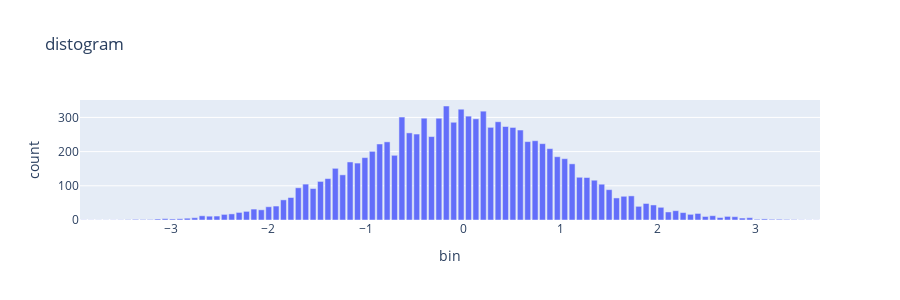

Notebook source saved alongside this figure:
### Code cell
def read_distogram(engine):
    Session = sessionmaker(bind=engine)
    session = Session()

    instance = session.query(LabelledDistogram).first() 
    return jsonpickle.decode(instance.distogram_string)

def main(engine):
    h = read_distogram(engine)
    # h = make_distogram(make_distribution())
    print(f"min/mean/max {h.min}/{distogram.mean(h)}/{h.max}")
    # plotly and dash
    hist = distogram.histogram(h)
    df_hist = pd.DataFrame(np.array(hist), columns=["bin", "count"])
    fig = px.bar(df_hist, x="bin", y="count", title="distogram")    
    # # plotly
    fig.update_layout(height=300)
    fig.show()

main(engine)

### Figure 1 — Plotly figure (JSON) as saved in the notebook; plotly's stock layout.template omitted (floating-point values rounded to 4 significant figures)
{"data": [{"alignmentgroup": "True", "hovertemplate": "bin=%{x}<br>count=%{y}<extra></extra>", "legendgroup": "", "marker": {"color": "#636efa", "pattern": {"shape": ""}}, "name": "", "offsetgroup": "", "orientation": "v", "showlegend": false, "textposition": "auto", "type": "bar", "x": [-3.895, -3.819, -3.743, -3.667, -3.591, -3.515, -3.439, -3.363, -3.287, -3.211, -3.136, -3.06, -2.984, -2.908, -2.832, -2.756, -2.68, -2.604, -2.528, -2.452, -2.376, -2.3, -2.224, -2.148, -2.072, -1.996, -1.92, -1.844, -1.768, -1.692, -1.616, -1.54, -1.464, -1.388, -1.312, -1.236, -1.16, -1.084, -1.008, -0.9321, -0.8562, -0.7802, -0.7042, -0.6282, -0.5523, -0.4763, -0.4003, -0.3243, -0.2483, -0.1724, -0.09638, -0.02041, 0.05557, 0.1316, 0.2075, 0.2835, 0.3595, 0.4355, 0.5114, 0.5874, 0.6634, 0.7394, 0.8154, 0.8913, 0.9673, 1.043, 1.119, 1.195, 1.271, 1.347, 1.423, 1.499, 1.575, 1.651, 1.727, 1.803, 1.879, 1.955, 2.031, 2.107, 2.183, 2.259, 2.335, 2.411, 2.487, 2.563, 2.639, 2.715, 2.791, 2.867, 2.943, 3.019, 3.095, 3.171, 3.247, 3.323, 3.399, 3.475, 3.551, 3.627], "xaxis": "x", "y": [0.4418, 0.3714, 0.3462, 0.3462, 0.435, 0.5894, 0.9947, 1.843, 1.522, 1.533, 2.968, 4.018, 3.048, 3.658, 5.242, 6.713, 12.3, 11.17, 11.57, 16.38, 17.88, 22.16, 25.28, 31.94, 29.79, 38.78, 40.83, 58.89, 65.82, 94.23, 105.0, 91.97, 112.8, 121.1, 151.1, 132.1, 169.8, 166.5, 182.5, 200.7, 222.4, 228.6, 189.2, 301.1, 254.8, 251.4, 297.8, 244.0, 297.6, 333.4, 285.8, 324.0, 303.8, 295.9, 318.3, 271.0, 287.3, 273.4, 270.7, 263.1, 229.3, 231.9, 223.2, 208.7, 185.1, 179.3, 164.3, 125.0, 124.3, 116.4, 104.7, 88.72, 64.52, 69.37, 70.54, 39.97, 48.31, 44.01, 37.15, 23.53, 27.25, 21.67, 16.55, 19.2, 10.31, 12.58, 7.288, 10.52, 9.683, 5.726, 6.825, 2.143, 3.201, 2.114, 2.162, 1.689, 1.202, 0.5975, 0.4923, 0.3871], "yaxis": "y"}], "layout": {"barmode": "relative", "height": 300, "legend": {"tracegroupgap": 0}, "title": {"text": "distogram"}, "xaxis": {"anchor": "y", "domain": [0, 1], "title": {"text": "bin"}}, "yaxis": {"anchor": "x", "domain": [0, 1], "title": {"text": "count"}}}}
